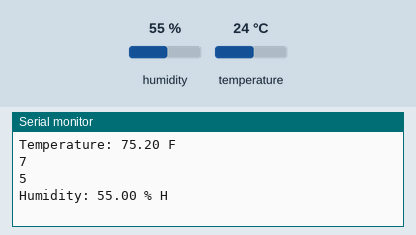
This sketch was run on a simulated Arduino Uno, built with avr-gcc and run on an emulated ATmega328P. Shown: the last lines printed to the serial monitor. The test bench sets the inputs (shaded band); at power-on: temperature 24 °C, humidity 55 %.

Above: at 1.3 s.
1.4 s: temperature set to 41 °C
At 3.91 s:
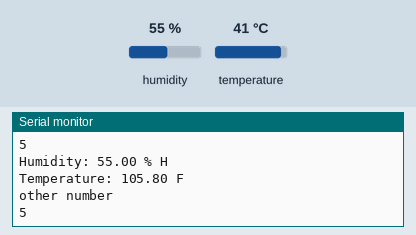
5.0 s: humidity set to 22 %
7.0 s: humidity set to 40 %
At 8.4 s:
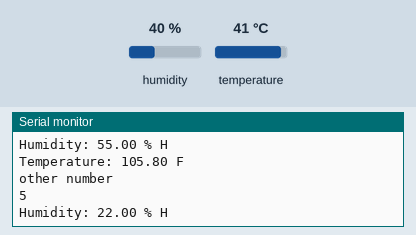
Timing chart, 0 to 10.0 s (numbered marks = the images above; inputs shaded):
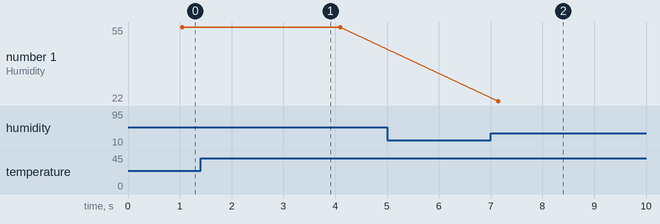

The sketch:

Camp_day4_temperature.ino
```cpp
#include <DHT11.h>
DHT11 dht11(2);

void setup() {
Serial.begin(9600);
}

void printnum(int num){
  switch(num){
    case 0: Serial.println(0); break;
    case 1: Serial.println(1); break;
    case 2: Serial.println(2); break;
    case 3: Serial.println(3); break;
    case 4: Serial.println(4); break;
    case 5: Serial.println(5); break;
    case 6: Serial.println(6); break;
    case 7: Serial.println(7); break;
    case 8: Serial.println(8); break;
    case 9: Serial.println(9); break;
    default: Serial.println("other number");
  }
}

float C, F;
void measuretemp(){
  C = dht11.readTemperature();
  F = C*9/5+32;
  Serial.print("Temperature: ");
  Serial.print(F);
  Serial.println(" F");
}

float H;
void measurehum(){
  H = dht11.readHumidity();
  Serial.print("Humidity: ");
  Serial.print(H);
  Serial.println(" % H");
}

void printdigits(){
int digit1, digit2;
digit1 = F/10;
digit2 = F-digit1*10;
printnum(digit1);
printnum(digit2);
}

void loop() {
measuretemp();
printdigits(); //new
measurehum();
delay(2000);
}
```

Measured:
- after the input at 1.4 s, the serial monitor: prints a new line after 2.2 s (image 1)
- plotted number 1: 55 → 40 after the input at 7.0 s
